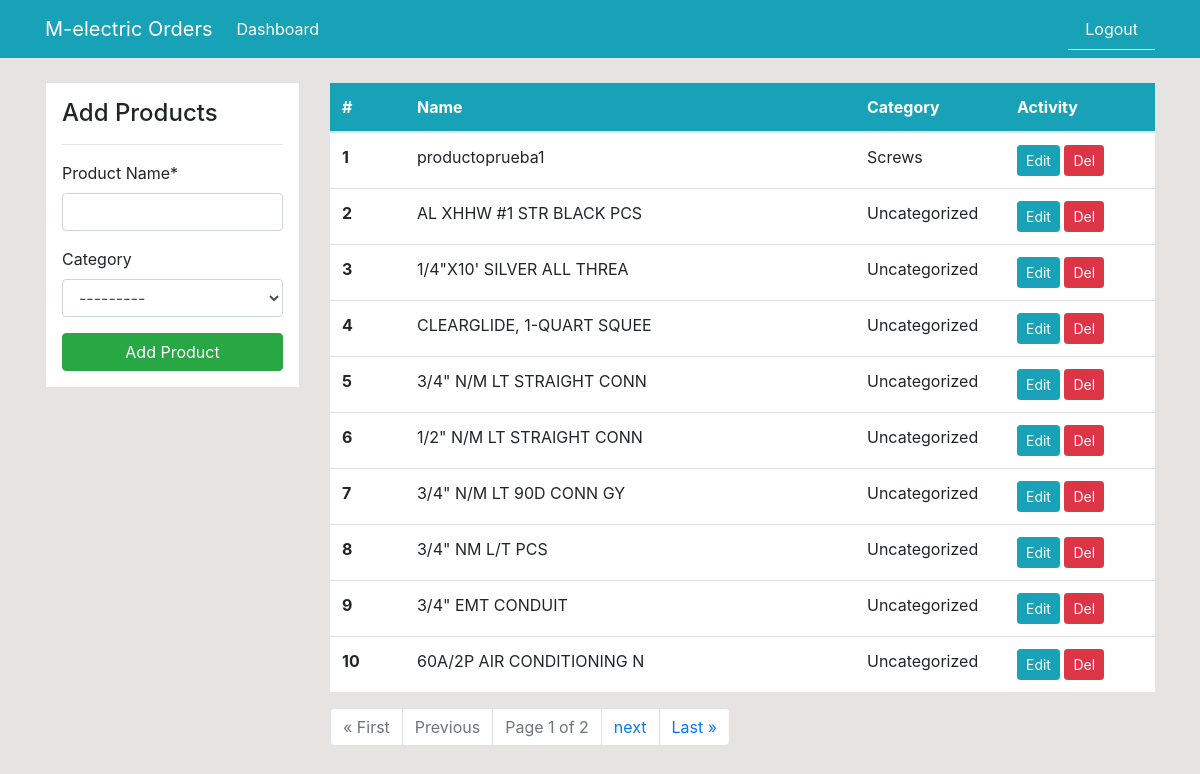
The app's page /products (signed in), older data.
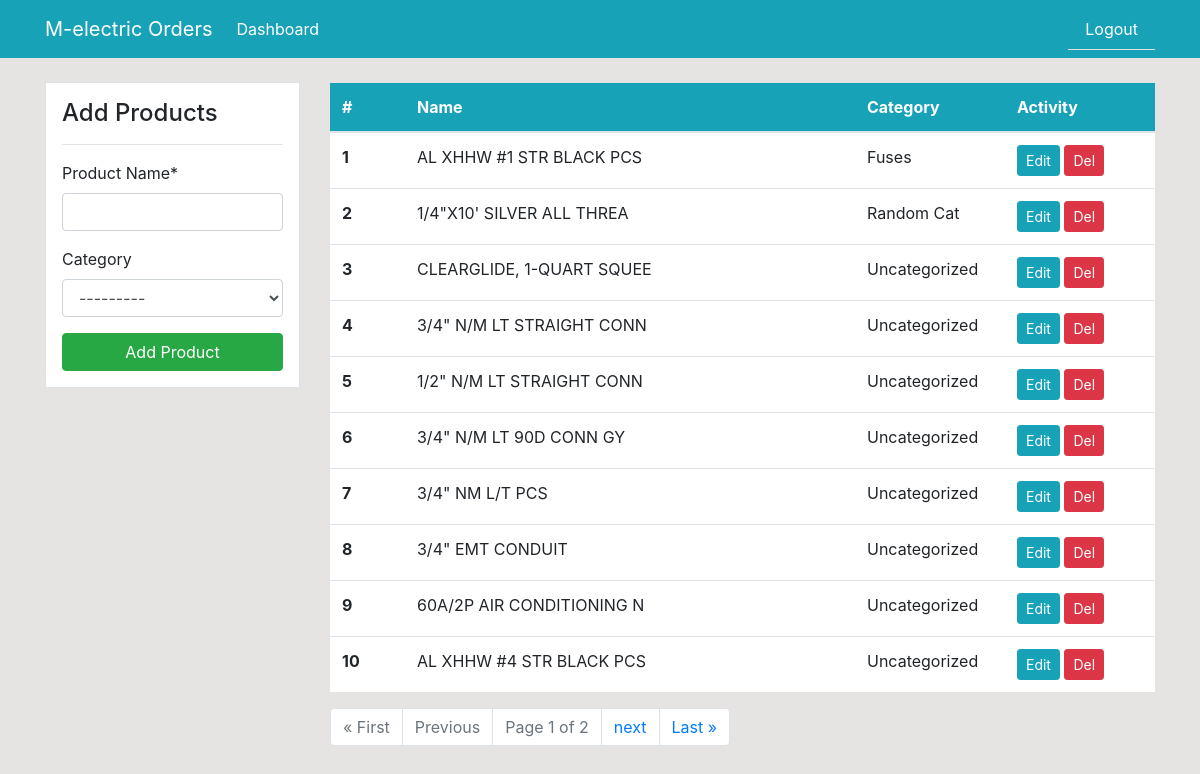
The same page, newer data.
### dashboard/models.py (models this page shows, shortened)
class Product(models.Model):
	product_name = models.CharField('Product Name', max_length=100)
	category = models.ForeignKey(Category, blank=True, null=True, on_delete=models.CASCADE)

class Category(models.Model):
	category_name = models.CharField('Category', max_length=50)
	def __str__(self):
		return self.category_name

### dashboard/views.py (the view)
# urls.py: path('products', views.products, name='products'),
@login_required
def products(request):
    products_list = Product.objects.all().order_by('-id')
    products_paginator = Paginator(Product.objects.all().order_by('-id'), 10)
    requested_page = request.GET.get('page')
    all_products = products_paginator.get_page(requested_page)
    if request.method == 'POST':
        form = ProductForm(request.POST)
        if form.is_valid:
            form.save()
            return redirect('products')
    else:
        form = ProductForm()
    context = {
        'products_list': products_list,
        'form': form,
        'all_products': all_products
    }
    return render(request, 'dashboard/products.html', context)

### dashboard/forms.py
class ProductForm(forms.ModelForm):
    class Meta:
        model = Product
        fields = ['product_name','category']

### templates/dashboard/products.html (shortened to what this page needs)
{% extends 'partials/base.html' %}
{% load crispy_forms_tags %}
{% block content %}
<div class="container">
    <div class="row my-4">
        <div class="col-md-3">
            <div class="border bg-white p-3">
                <h4>Add Products</h4>
                <hr>
                <form method="POST">
                    {{ form|crispy }}
                    <input class="btn btn-success btn-block" type="submit" value="Add Product">
                </form>
            </div>
        </div>
        <div class="col-md-9">
            <table class="table bg-white">
                <thead class="bg-info">
                    <tr class="text-white">
                        <th scope="col" class="col-1" >#</th>
                        <th scope="col" class="col-6">Name</th>
                        <th scope="col" class="col-2">Category</th>
                        <th scope="col" class="col-2">Activity</th>
                    </tr>
                </thead>
                <tbody>
                    {% for product in all_products %}
                    <tr>
                        <th scope="row">{{ forloop.counter }}</th>
                        <td>{{ product.product_name }}</td>
                            {% if product.category %}
                            <td>{{ product.category }}</td>
                            {% else %}
                            <td>Uncategorized</td>
                            {% endif %}
                        <td>
                            <a class="btn btn-info btn-sm" href="{% url 'product-update' product.id %}">Edit</a>
                            <a class="btn btn-danger btn-sm" href="{% url 'product-delete' product.id %}">Del</a>
                        </td>
                    </tr>
                    {% endfor %}
                </tbody>
            </table>
            <nav aria-label="Page navigation example">
                <ul class="pagination">
                    {% if all_products.has_previous %}
                    <li class="page-item"><a href="?page=1" class="page-link"> &laquo; First </a></li>
                    <li class="page-item"><a href="?page={{all_products.previous_page_number}}" class="page-link">Previous</a></li>
                    {% else %}
                    <li class="page-item disabled"><a href="#" class="page-link"> &laquo; First </a></li>
                    <li class="page-item disabled"><a href="#" class="page-link">Previous</a></li>
                    {% endif %}
                    <li class="page-item disabled">
                        <a href="#" class="page-link">Page {{all_products.number}} of {{all_products.paginator.num_pages}}</a>
                    </li>
                    {% if all_products.has_next %}
                    <li class="page-item"><a class="page-link" href="?page={{all_products.next_page_number}}">next</a></li>
                    <li class="page-item"><a class="page-link" href="?page={{all_products.paginator.num_pages}}">Last &raquo;</a></li>
                    {% else %}
                    <li class="page-item disabled"><a class="page-link" href="#">next</a></li>
                    <li class="page-item disabled"><a class="page-link" href="#">Last &raquo;</a></li>
                    {% endif %}
                </ul>
            </nav>
        </div>
    </div>
</div>
{% endblock %}

Row changes from the older to the newer data that the page shows:
removed Product: product_name "productoprueba1", category "Screws"
changed Product "AL XHHW #1 STR BLACK PCS": category (not shown) → "Fuses"; no longer shows "Uncategorized"
changed Product "1/4\"X10' SILVER ALL THREA": category (not shown) → "Random Cat"; no longer shows "Uncategorized"
now on this page (row unchanged): Product: product_name "AL XHHW #4 STR BLACK PCS", shows "Uncategorized"
